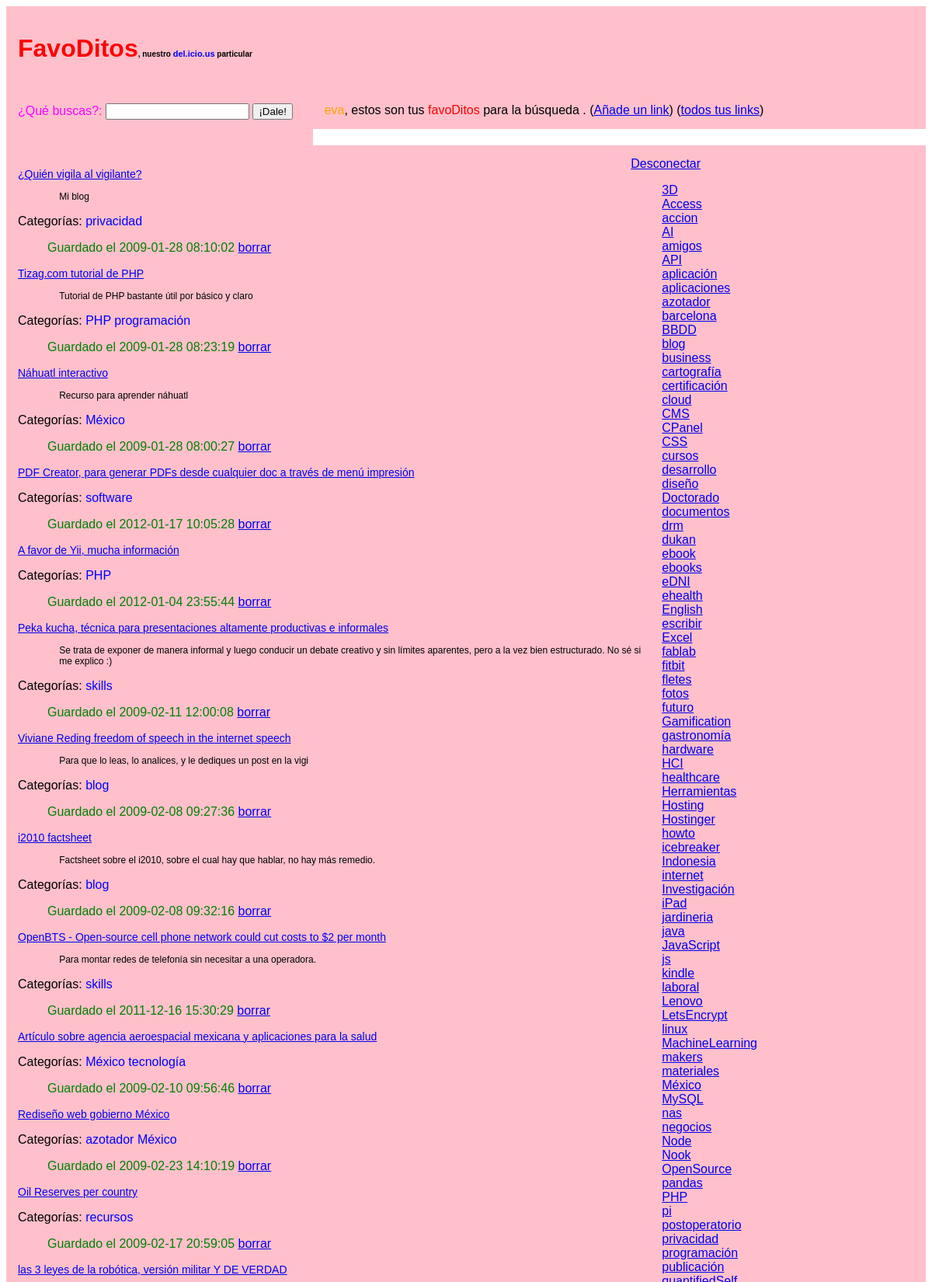
/busqueda.php (signed in, upper part), run on the app's committed database.
### tables this page shows
CREATE TABLE `link` (
  `linkId` int(11) NOT NULL,
  `userId` varchar(8) NOT NULL,
  `title` varchar(127) NOT NULL,
  `URL` varchar(127) NOT NULL,
  `comment` longtext DEFAULT NULL,
  `date` timestamp NOT NULL DEFAULT current_timestamp()
);

CREATE TABLE `catlink` (
  `categoryId` varchar(16) NOT NULL,
  `linkId` int(11) NOT NULL
);

### funciones.php (the view, shortened to what this page needs)
<?php
function generaCajaBusqueda()
{
	echo '<div class="cajaBusqueda col-4 col-m-12">';
	echo '<form name="cajaBusqueda" action="busqueda.php"';
	echo 'method="POST">';
	echo '&iquest;Qu&eacute; buscas?: ';
	echo '<input type="text" name="textoBusqueda">    ';
	echo '<input type="submit" value="&#161;Dale!">';
	echo '</form><br/>';
	echo '</div>';
}
function generaCategorias($user)
{
	$query='SELECT DISTINCT catlink.categoryID FROM catlink,link WHERE link.userId="'. mysql_real_escape_string($user) .'" AND catlink.linkId=link.linkId ORDER BY categoryId ASC';
	$result = mysql_query($query) or die('Query failed: ' . mysql_error());
	echo '<div class="categorylist col-4 col-m-12">';
	echo '<a href="index.php">Desconectar</a><br>';
	echo '<ul class="listanostyle">';
	while ($line = mysql_fetch_array($result, MYSQL_BOTH)) {
		echo '<li><a href="categorylinks.php?user='. $user . '&category='.$line[0].'">'. $line[0] .'</a></li>';
	}
	echo '</div>';
	echo '</div>';
}
function generaLinksBusqueda($user,$textoBusqueda){
	$textoBusqueda=mysql_real_escape_string($textoBusqueda);
	$query="select LI.linkId, LI.title, LI.URL, LI.comment, LI.date FROM link LI WHERE LI.title LIKE '%{$textoBusqueda}%' OR LI.comment LIKE '%{$textoBusqueda}%' ";
	$result = mysql_query($query) or die('Query failed: ' . mysql_error());
	echo '<div class="subheader col-8 col-m-12"><span class="usuario">'.$user.'</span>, estos son tus <span class="favoDitos">favoDitos</span> para ';
	echo 'la b&uacute;squeda <span class="categoria">'. $textoBusqueda .'</span>. (<a href="nuevolink.php?user=' . $user . '">A&ntilde;ade un link</a>)   (<a href="userlinks.php">todos tus links</a>)</div>';
	echo '</div>';
	echo '<div class="row">';
	echo '<div class="linklist subheader col-8 col-m-12">';
	while ($line = mysql_fetch_array($result, MYSQL_BOTH)) {
		echo '<p class="link"><a href="' .$line[2]. '" target="_blank">' . $line[1] .'</a></p>';
		echo '<p class="resumen">' . $line[3] .'</p>';
		echo '<p>Categor&iacute;as: <span class="categoria">';
		$query2=sprintf('select categoryId from catlink where linkId=' . mysql_real_escape_string($line[0]) . ' order by categoryId asc');
		$result2 = mysql_query($query2) or die('Query failed: ' . mysql_error());
	while ($line2 = mysql_fetch_array($result2, MYSQL_BOTH)) {
		echo '<a class="categoria" href="categorylinks.php?user=' .$user .'&category='. $line2[0] .'">'.$line2[0] .'</a> ';
	}
	echo '</span>';
	echo '<p class="fecha">Guardado el ' . $line[4] .' <a href="deleting.php?linkId=' . $line[0] . '">borrar</a></p>';
	}
	echo '</div>';
}
?>

### estilo.css (style rules this page uses)
body { font-family: sans-serif; }
* { box-sizing: border-box; }
[class*="col-"] { width: 100%; background-color: lightblue; }
@media only screen and (min-width: 600px) { .col-m-12 { width: 100%; background-color: lightgreen; } }
@media only screen and (min-width: 768px) { .col-4 { width: 33.33%; background-color: pink; } }
@media only screen and (min-width: 768px) { .col-8 { width: 66.66%; background-color: pink; } }
[class*="col-"] { float: left; padding: 15px; }
.row::after { content: ""; clear: both; display: block; }
.favoDitos { color:red; }
.cajaBusqueda { color:magenta; }
.link { font-size:14px; }
.resumen { font-size: 12px; position: relative; left:7%; }
.fecha { color:green; position: relative; left:5%; }
.categoria { color:blue; font-family: sans-serif; }
.usuario { color:orange; }
a.categoria:link { text-decoration: none; }
ul.listanostyle { list-style-type: none; }

### data on the page
link: title "¿Quién vigila al vigilante?", comment "Mi blog", date "2009-01-28 08:10:02"
catlink: categoryId "privacidad"
link: title "Tizag.com tutorial de PHP", comment "Tutorial de PHP bastante útil por básico y claro", date "2009-01-28 08:23:19"
catlink: categoryId "PHP"
catlink: categoryId "programación"
link: title "Náhuatl interactivo", comment "Recurso para aprender náhuatl", date "2009-01-28 08:00:27"
catlink: categoryId "México"
link: title "PDF Creator, para generar PDFs desde cualquier doc a través de menú impresión", date "2012-01-17 10:05:28"
catlink: categoryId "software"
link: title "A favor de Yii, mucha información", date "2012-01-04 23:55:44"
catlink: categoryId "PHP"
link: title "Peka kucha, técnica para presentaciones altamente productivas e informales", comment "Se trata de exponer de manera informal y luego conducir un debate creativo y sin límites aparentes, pero a la vez bien estructurado. No sé si me explico :)", date "2009-02-11 12:00:08"
catlink: categoryId "skills"
link: title "Viviane Reding freedom of speech in the internet speech", comment "Para que lo leas, lo analices, y le dediques un post en la vigi", date "2009-02-08 09:27:36"
catlink: categoryId "blog"
link: title "i2010 factsheet", comment "Factsheet sobre el i2010, sobre el cual hay que hablar, no hay más remedio.", date "2009-02-08 09:32:16"
catlink: categoryId "blog"
link: title "OpenBTS - Open-source cell phone network could cut costs to $2 per month", comment "Para montar redes de telefonía sin necesitar a una operadora.", date "2011-12-16 15:30:29"
catlink: categoryId "skills"
link: title "Artículo sobre agencia aeroespacial mexicana y aplicaciones para la salud", date "2009-02-10 09:56:46"
catlink: categoryId "México"
catlink: categoryId "tecnología"
link: title "Rediseño web gobierno México", date "2009-02-23 14:10:19"
catlink: categoryId "azotador"
catlink: categoryId "México"
link: title "Oil Reserves per country", date "2009-02-17 20:59:05"
catlink: categoryId "recursos"
link: title "las 3 leyes de la robótica, versión militar Y DE VERDAD"

### other printed values
$user "eva"
$line[0] "3D"
$line[0] "Access"
$line[0] "accion"
$line[0] "AI"
$line[0] "amigos"
$line[0] "API"
$line[0] "aplicación"
$line[0] "aplicaciones"
$line[0] "azotador"
$line[0] "barcelona"
$line[0] "BBDD"
$line[0] "blog"
$line[0] "business"
$line[0] "cartografía"
